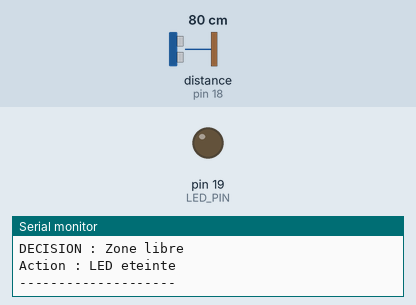
Bench run of a sketch on a simulated Arduino Uno, built with avr-gcc and run on an emulated ATmega328P. Shown: output pins drawn as LEDs (lit = HIGH), the last lines printed to the serial monitor. Wiring (inferred from the names in the program): ultrasonic range finder: trigger pin 5; echo pin 18. The inputs (shaded band) are chosen by the test bench; at power-on: distance to the obstacle (sensor on pin 18) 80 cm. The echo pulse lasts 58.3 µs per cm; pins used as bus, display or sensor lines are not drawn.

Above: at 1.8 s.
1.9 s: distance to the obstacle (sensor on pin 18) set to 22 cm
3.4 s: distance to the obstacle (sensor on pin 18) set to 19 cm
At 4.3 s:
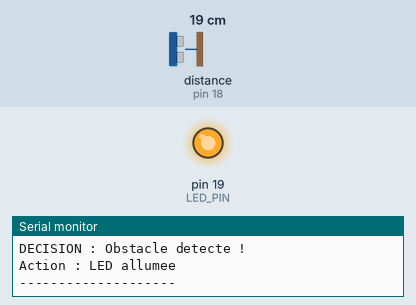
5.5 s: distance to the obstacle (sensor on pin 18) set to 35 cm
At 7.2 s:
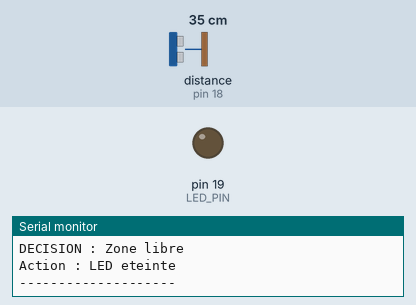
7.5 s: distance to the obstacle (sensor on pin 18) set to 2 cm
At 9.2 s:
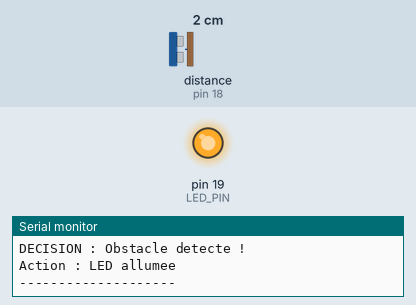
Timing chart, 0 to 10.5 s (numbered marks = the images above; inputs shaded):
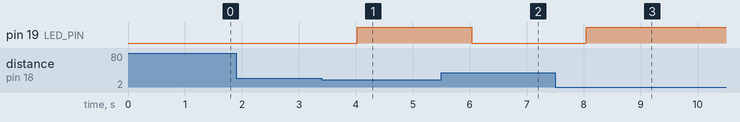

The sketch:

sketch.ino
```cpp
const int TRIG_PIN = 5;
const int ECHO_PIN = 18;
const int LED_PIN = 19;

const float SEUIL = 20.0;

void setup() {
  Serial.begin(115200);

  pinMode(TRIG_PIN, OUTPUT);
  pinMode(ECHO_PIN, INPUT);
  pinMode(LED_PIN, OUTPUT);

  Serial.println("Robot a decision intelligente");
  Serial.println("Seuil de detection : 20 cm");
}

void loop() {
  digitalWrite(TRIG_PIN, LOW);
  delayMicroseconds(2);

  digitalWrite(TRIG_PIN, HIGH);
  delayMicroseconds(10);
  digitalWrite(TRIG_PIN, LOW);

  long duree = pulseIn(ECHO_PIN, HIGH, 30000);

  if (duree == 0) {
    Serial.println("Aucune mesure valide");
    digitalWrite(LED_PIN, LOW);
  } else {
    float distance = duree * 0.0343 / 2.0;

    Serial.print("Distance mesuree : ");
    Serial.print(distance);
    Serial.println(" cm");

    if (distance < SEUIL) {
      digitalWrite(LED_PIN, HIGH);
      Serial.println("DECISION : Obstacle detecte !");
      Serial.println("Action : LED allumee");
    } else {
      digitalWrite(LED_PIN, LOW);
      Serial.println("DECISION : Zone libre");
      Serial.println("Action : LED eteinte");
    }
  }

  Serial.println("--------------------");
  delay(1000);
}
```

Measured:
- the behaviour switches between 21 and 20 cm on distance to the obstacle (sensor on pin 18) (found by bisection; images 0 and 1)
- after the input at 3.4 s, pin 19 (LED_PIN): LOW → HIGH after 0.63 s
- after the input at 5.5 s, pin 19 (LED_PIN): HIGH → LOW after 0.54 s
- after the input at 7.5 s, pin 19 (LED_PIN): LOW → HIGH after 0.55 s
